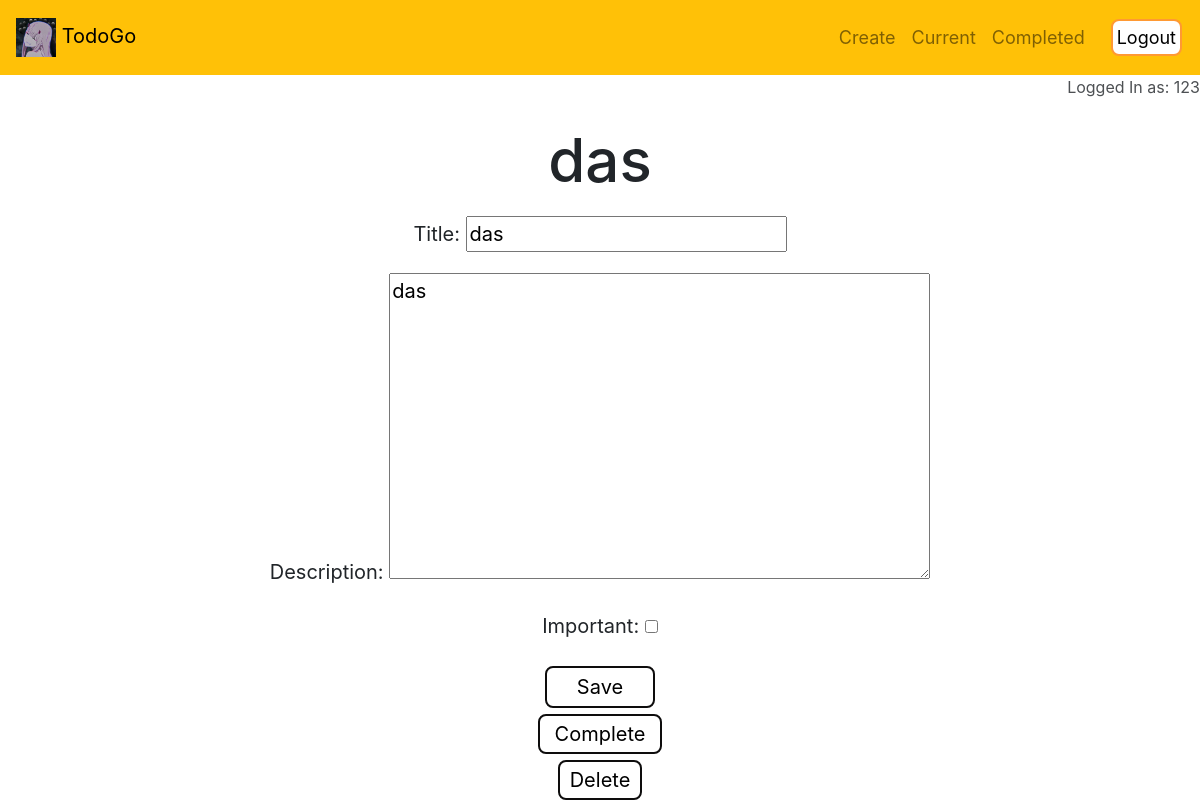
The app's page /todo/10 (signed in), older data.
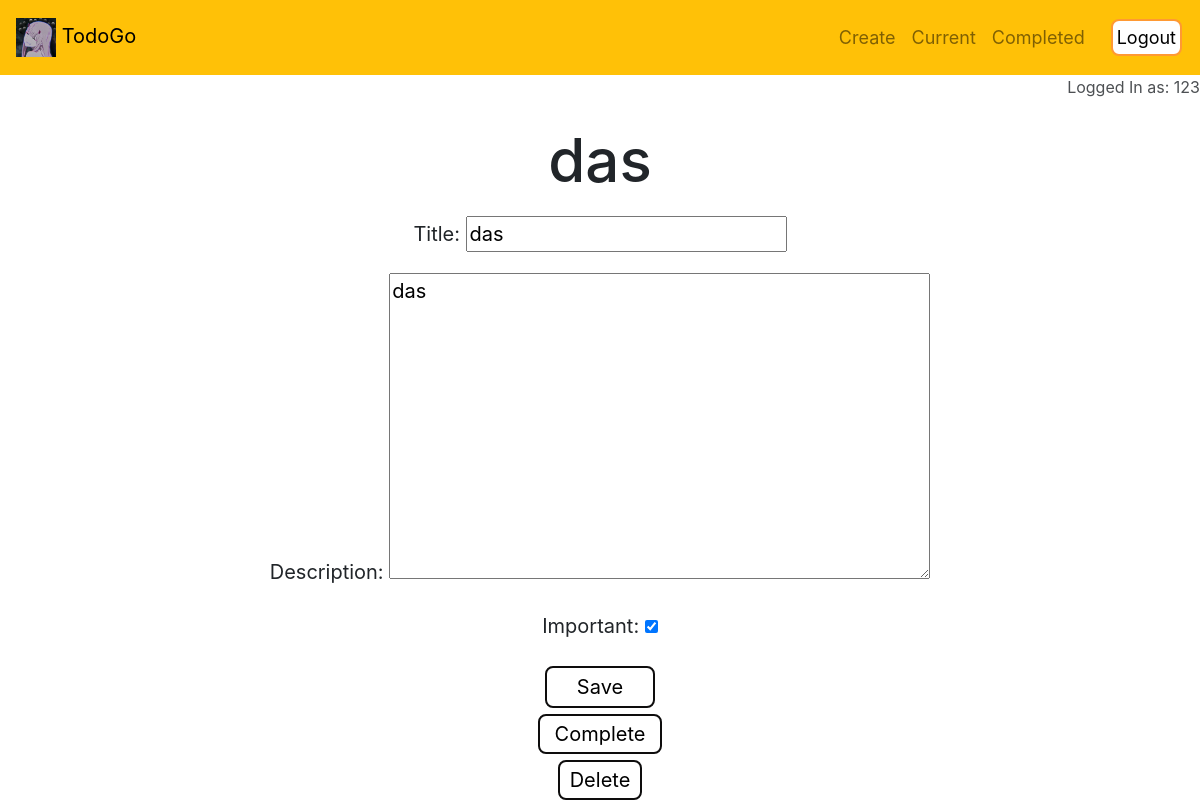
The same page, newer data.
### todo/models.py (models this page shows, shortened)
class Todo(models.Model):
    title = models.CharField(max_length=100)
    description = models.TextField(blank=True)
    date_created = models.DateTimeField(auto_now_add=True)
    date_completed = models.DateTimeField(null=True, blank=True)
    important = models.BooleanField(default=False)
    user = models.ForeignKey(User, on_delete=models.CASCADE, null=False)

### todo/views.py (the view, shortened to what this page needs)
# urls.py: path('todo/<int:todo_pk>', views.viewtodo, name='viewtodo'),
@login_required
def viewtodo(request, todo_pk):
    todo = get_object_or_404(Todo, pk=todo_pk, user=request.user)
    if request.method == 'GET':
        form = TodoForm(instance=todo)
        return render(request, 'todo/viewtodo.html', {'todo': todo, 'form':form})

### todo/forms.py
class TodoForm(ModelForm):
    class Meta:
        model = Todo
        fields = ['title', 'description', 'important']

### todo/templates/todo/viewtodo.html (shortened to what this page needs)
{% extends 'todo/base.html' %}
{% block content %}
<h1 class='scale' style="text-align: center; margin-top: 25px;font-size: 60px;">{{ todo.title }}</h1>
<span style="text-align: center;">
    <form method="POST" style="margin-top: 20px;font-size: 20px;">
        {{ form.as_p }}
        <button type="submit" style="margin-bottom: 5px; padding: 4px 30px;" class="button2">Save</button>
    </form>
    <form method="POST" action="{% url 'completetodo' todo.id %}">
        <button type="submit" style="margin-bottom: 5px;padding: 3px 15px;" class="button2">Complete</button>
    </form>
    <form method="POST" action="{% url 'deletetodo' todo.id %}">
        <button type="submit" class="button2" style="padding: 3px 10px;">Delete</button>
    </form>
</span>
{% endblock %}

Row changes from the older to the newer data that the page shows:
changed Todo "das": important "☐" → "☑"
